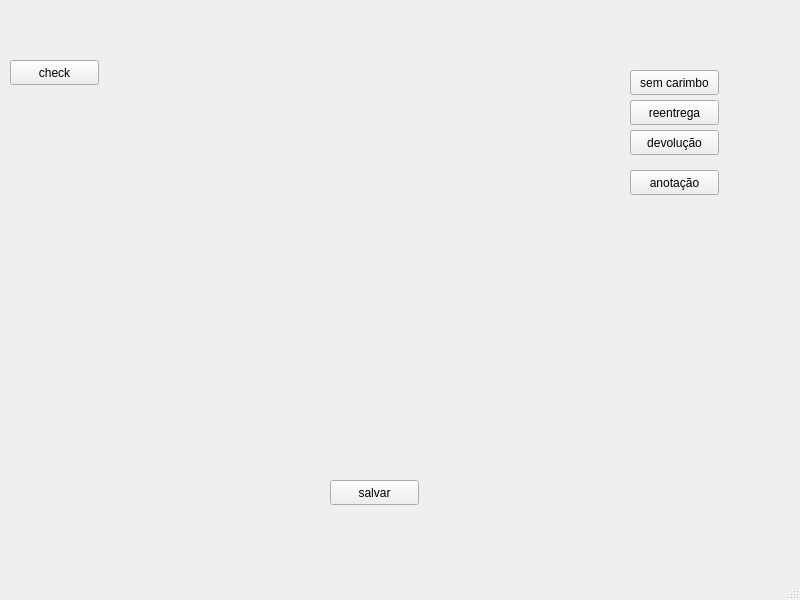
<?xml version="1.0" encoding="UTF-8"?>
<ui version="4.0">
 <class>MainWindow</class>
 <widget class="QMainWindow" name="MainWindow">
  <property name="geometry">
   <rect>
    <x>0</x>
    <y>0</y>
    <width>800</width>
    <height>600</height>
   </rect>
  </property>
  <property name="windowTitle">
   <string>MainWindow</string>
  </property>
  <widget class="QWidget" name="centralwidget">
   <widget class="QPushButton" name="check">
    <property name="geometry">
     <rect>
      <x>10</x>
      <y>60</y>
      <width>89</width>
      <height>25</height>
     </rect>
    </property>
    <property name="text">
     <string>check</string>
    </property>
   </widget>
   <widget class="QPushButton" name="salvar">
    <property name="geometry">
     <rect>
      <x>330</x>
      <y>480</y>
      <width>89</width>
      <height>25</height>
     </rect>
    </property>
    <property name="text">
     <string>salvar</string>
    </property>
   </widget>
   <widget class="QPushButton" name="semcarimbo">
    <property name="geometry">
     <rect>
      <x>630</x>
      <y>70</y>
      <width>89</width>
      <height>25</height>
     </rect>
    </property>
    <property name="text">
     <string>sem carimbo</string>
    </property>
   </widget>
   <widget class="QPushButton" name="devolucao">
    <property name="geometry">
     <rect>
      <x>630</x>
      <y>130</y>
      <width>89</width>
      <height>25</height>
     </rect>
    </property>
    <property name="text">
     <string>devolução</string>
    </property>
   </widget>
   <widget class="QPushButton" name="anotacao">
    <property name="geometry">
     <rect>
      <x>630</x>
      <y>170</y>
      <width>89</width>
      <height>25</height>
     </rect>
    </property>
    <property name="text">
     <string>anotação</string>
    </property>
   </widget>
   <widget class="QPushButton" name="reentrega">
    <property name="geometry">
     <rect>
      <x>630</x>
      <y>100</y>
      <width>89</width>
      <height>25</height>
     </rect>
    </property>
    <property name="text">
     <string>reentrega</string>
    </property>
   </widget>
  </widget>
  <widget class="QStatusBar" name="statusbar"/>
 </widget>
 <resources/>
 <connections/>
</ui>
